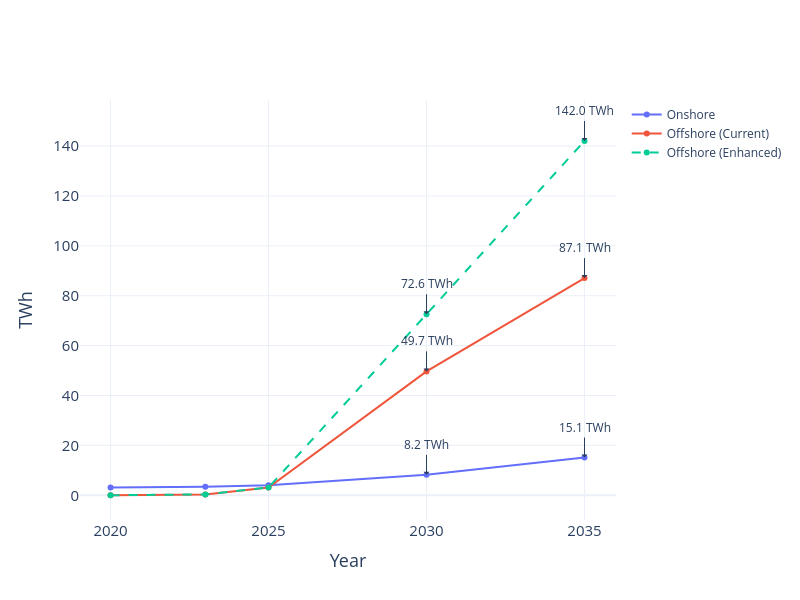

Notebook code cell kept with this figure:
### Code cell
years_on, values_on = xy(dictCapTWhOn)
years_off, values_off = xy(dictCapTWhOff)
years_alt, values_alt = xy(dictCapTWhOffEp)

fig = go.Figure()

for name, x, y, dash in [
    ("Onshore", years_on, values_on, None),
    ("Offshore (Current)", years_off, values_off, None),
    ("Offshore (Enhanced)", years_alt, values_alt, "dash"),
]:
    fig.add_trace(go.Scatter(
        x=list(x), y=list(y),
        mode='lines+markers',
        name=name,
        line=(dict(dash=dash) if dash else None)
    ))

# Build annotations without repeating blocks
target_years = [2030, 2035]
annotations = []
for d in (dictCapTWhOn, dictCapTWhOff, dictCapTWhOffEp):
    for yr in target_years:
        val = d.get(yr)
        if val is not None:
            annotations.append(go.layout.Annotation(
                x=yr, y=val,
                xanchor='center', yanchor='bottom',
                text=f"{val:.1f} TWh",
                showarrow=True, arrowhead=1, ax=0, ay=-20
            ))

fig.update_layout(
    template='plotly_white',
    title_x=0.5,
    width=800, height=600,
    annotations=annotations,
    xaxis=dict(title='Year', title_font=dict(size=18), tickfont=dict(size=15)),
    yaxis=dict(title='TWh',  title_font=dict(size=18), tickfont=dict(size=15)),
)

fig.write_image("../figures/wind_generation.png", scale=2)
fig.show()

### Figure 1 — Plotly figure (JSON) as saved in the notebook; plotly's stock layout.template omitted (floating-point values rounded to 4 significant figures)
{"data": [{"mode": "lines+markers", "name": "Onshore", "type": "scatter", "x": [2020, 2023, 2025, 2030, 2035], "y": [3.14, 3.38, 4.059, 8.203, 15.13]}, {"mode": "lines+markers", "name": "Offshore (Current)", "type": "scatter", "x": [2020, 2023, 2025, 2030, 2035], "y": [0.001, 0.35, 3.13, 49.66, 87.06]}, {"line": {"dash": "dash"}, "mode": "lines+markers", "name": "Offshore (Enhanced)", "type": "scatter", "x": [2020, 2023, 2025, 2030, 2035], "y": [0, 0.35, 3.13, 72.58, 142.0]}], "layout": {"annotations": [{"arrowhead": 1, "ax": 0, "ay": -20, "showarrow": true, "text": "8.2 TWh", "x": 2030, "xanchor": "center", "y": 8.203, "yanchor": "bottom"}, {"arrowhead": 1, "ax": 0, "ay": -20, "showarrow": true, "text": "15.1 TWh", "x": 2035, "xanchor": "center", "y": 15.13, "yanchor": "bottom"}, {"arrowhead": 1, "ax": 0, "ay": -20, "showarrow": true, "text": "49.7 TWh", "x": 2030, "xanchor": "center", "y": 49.66, "yanchor": "bottom"}, {"arrowhead": 1, "ax": 0, "ay": -20, "showarrow": true, "text": "87.1 TWh", "x": 2035, "xanchor": "center", "y": 87.06, "yanchor": "bottom"}, {"arrowhead": 1, "ax": 0, "ay": -20, "showarrow": true, "text": "72.6 TWh", "x": 2030, "xanchor": "center", "y": 72.58, "yanchor": "bottom"}, {"arrowhead": 1, "ax": 0, "ay": -20, "showarrow": true, "text": "142.0 TWh", "x": 2035, "xanchor": "center", "y": 142.0, "yanchor": "bottom"}], "height": 600, "title": {"x": 0.5}, "width": 800, "xaxis": {"tickfont": {"size": 15}, "title": {"font": {"size": 18}, "text": "Year"}}, "yaxis": {"tickfont": {"size": 15}, "title": {"font": {"size": 18}, "text": "TWh"}}}}
